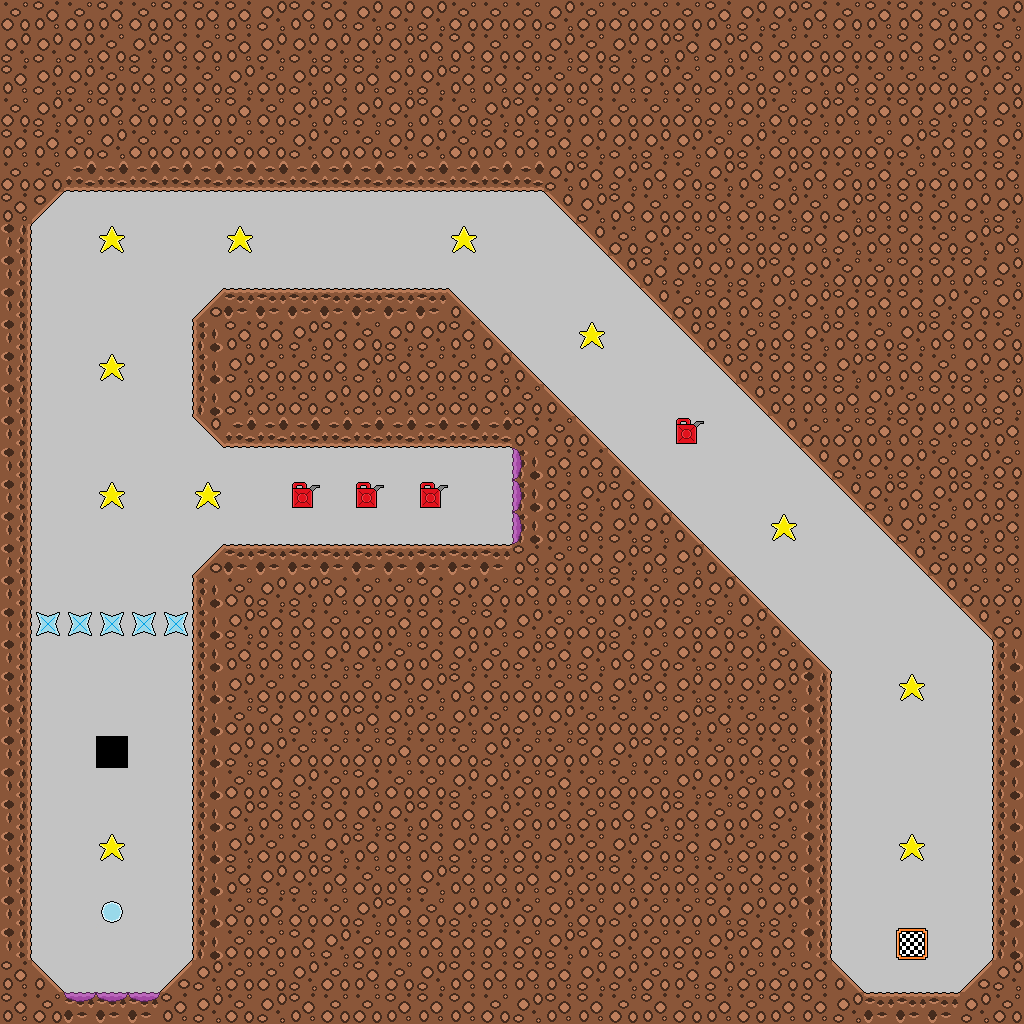

This is a level from a 2D game, rendered from its Tiled map with the project's own tilesets. A one-line summary and the complete map file follow:
An orthogonal 32x32 tile map with 32x32 px tiles, 1 tile layer (layer).

<map version="1.0" orientation="orthogonal" renderorder="right-down" width="32" height="32" tilewidth="32" tileheight="32" nextobjectid="1">
 <tileset firstgid="1" name="tiles" tilewidth="32" tileheight="32" tilecount="32">
  <image source="../assets/tiles.png" width="1024" height="32" />
 </tileset>
 <layer name="layer" width="32" height="32">
  <data encoding="csv">
16,1,16,1,16,1,1,1,15,1,1,15,15,15,16,16,16,15,16,16,16,16,1,15,15,1,16,1,1,16,1,15,
15,15,15,16,15,1,16,1,15,15,15,15,15,1,1,16,16,15,16,15,15,1,15,1,16,16,16,16,1,15,1,16,
1,15,15,16,1,1,16,15,16,15,1,1,15,15,1,1,16,16,1,1,15,16,15,16,15,15,1,16,16,16,15,16,
16,15,16,1,16,1,16,1,16,15,1,15,15,1,16,15,1,16,1,16,16,16,15,15,16,15,1,1,1,15,1,15,
1,1,16,15,16,16,16,16,16,15,16,16,15,15,16,1,1,1,15,15,15,15,16,15,16,16,16,16,15,1,1,15,
16,16,13,13,13,13,13,13,13,13,13,13,13,13,13,13,13,15,1,15,1,16,15,1,15,1,16,1,16,16,1,1,
1,18,2,2,2,2,2,2,2,2,2,2,2,2,2,2,2,19,15,1,16,16,1,16,15,16,15,1,1,16,15,15,
12,2,2,5,2,2,2,5,2,2,2,2,2,2,5,2,2,2,19,16,15,16,1,16,16,1,15,1,1,16,15,1,
12,2,2,2,2,2,2,2,2,2,2,2,2,2,2,2,2,2,2,19,1,15,15,15,1,15,16,16,1,1,1,15,
12,2,2,2,2,2,20,11,11,11,11,11,11,11,17,2,2,2,2,2,19,16,1,1,15,15,1,1,1,15,16,15,
12,2,2,2,2,2,14,1,1,15,1,16,15,15,1,17,2,2,5,2,2,19,1,16,1,15,1,16,15,1,1,16,
12,2,2,5,2,2,14,15,16,16,1,15,1,16,16,15,17,2,2,2,2,2,19,1,1,1,15,1,1,16,15,15,
12,2,2,2,2,2,14,15,16,16,15,15,15,16,16,15,16,17,2,2,2,2,2,19,1,1,1,15,16,1,1,15,
12,2,2,2,2,2,19,13,13,13,13,13,13,13,13,13,1,16,17,2,2,6,2,2,19,16,16,1,1,15,15,1,
12,2,2,2,2,2,2,2,2,2,2,2,2,2,2,2,24,1,1,17,2,2,2,2,2,19,15,15,15,16,15,16,
12,2,2,5,2,2,5,2,2,6,2,6,2,6,2,2,24,1,15,1,17,2,2,2,2,2,19,15,1,15,1,1,
12,2,2,2,2,2,2,2,2,2,2,2,2,2,2,2,24,1,1,15,15,17,2,2,5,2,2,19,15,16,15,1,
12,2,2,2,2,2,20,11,11,11,11,11,11,11,11,11,1,16,1,15,1,15,17,2,2,2,2,2,19,16,1,1,
12,2,2,2,2,2,14,16,15,15,1,16,16,1,15,16,1,1,16,1,16,15,15,17,2,2,2,2,2,19,16,16,
12,9,9,9,9,9,14,15,1,1,16,16,1,1,16,1,15,16,16,15,1,16,16,15,17,2,2,2,2,2,19,16,
12,2,2,2,2,2,14,1,1,1,15,15,16,1,15,16,15,1,15,1,16,15,15,15,16,17,2,2,2,2,2,14,
12,2,2,2,2,2,14,15,16,16,16,16,15,15,1,16,16,16,1,15,1,15,15,15,15,12,2,2,5,2,2,14,
12,2,2,2,2,2,14,16,1,15,15,1,15,16,15,16,15,15,16,16,16,15,1,16,16,12,2,2,2,2,2,14,
12,2,2,3,2,2,14,15,15,16,16,16,1,16,16,15,16,16,1,15,1,1,16,1,16,12,2,2,2,2,2,14,
12,2,2,2,2,2,14,16,1,15,16,1,16,16,15,15,16,1,16,16,16,15,15,16,1,12,2,2,2,2,2,14,
12,2,2,2,2,2,14,15,1,1,1,15,15,1,1,15,16,1,16,1,15,1,16,1,15,12,2,2,2,2,2,14,
12,2,2,5,2,2,14,15,16,16,15,1,1,1,15,15,16,15,16,15,16,1,15,16,16,12,2,2,5,2,2,14,
12,2,2,2,2,2,14,1,15,15,1,16,1,15,1,1,1,15,16,1,16,1,16,1,16,12,2,2,2,2,2,14,
12,2,2,7,2,2,14,16,1,16,16,15,1,16,15,15,16,15,16,15,16,16,1,15,15,12,2,2,2,2,2,14,
12,2,2,2,2,2,14,16,16,1,15,16,1,1,1,1,16,15,1,15,16,16,15,1,1,12,2,2,4,2,2,14,
1,17,2,2,2,20,15,16,16,15,16,1,16,15,1,1,1,1,15,15,16,1,15,16,16,1,17,2,2,2,20,15,
1,16,21,21,21,1,15,16,15,1,16,16,1,1,1,16,15,1,1,16,1,16,1,16,1,1,15,11,11,11,15,16
</data>
 </layer>
</map>
